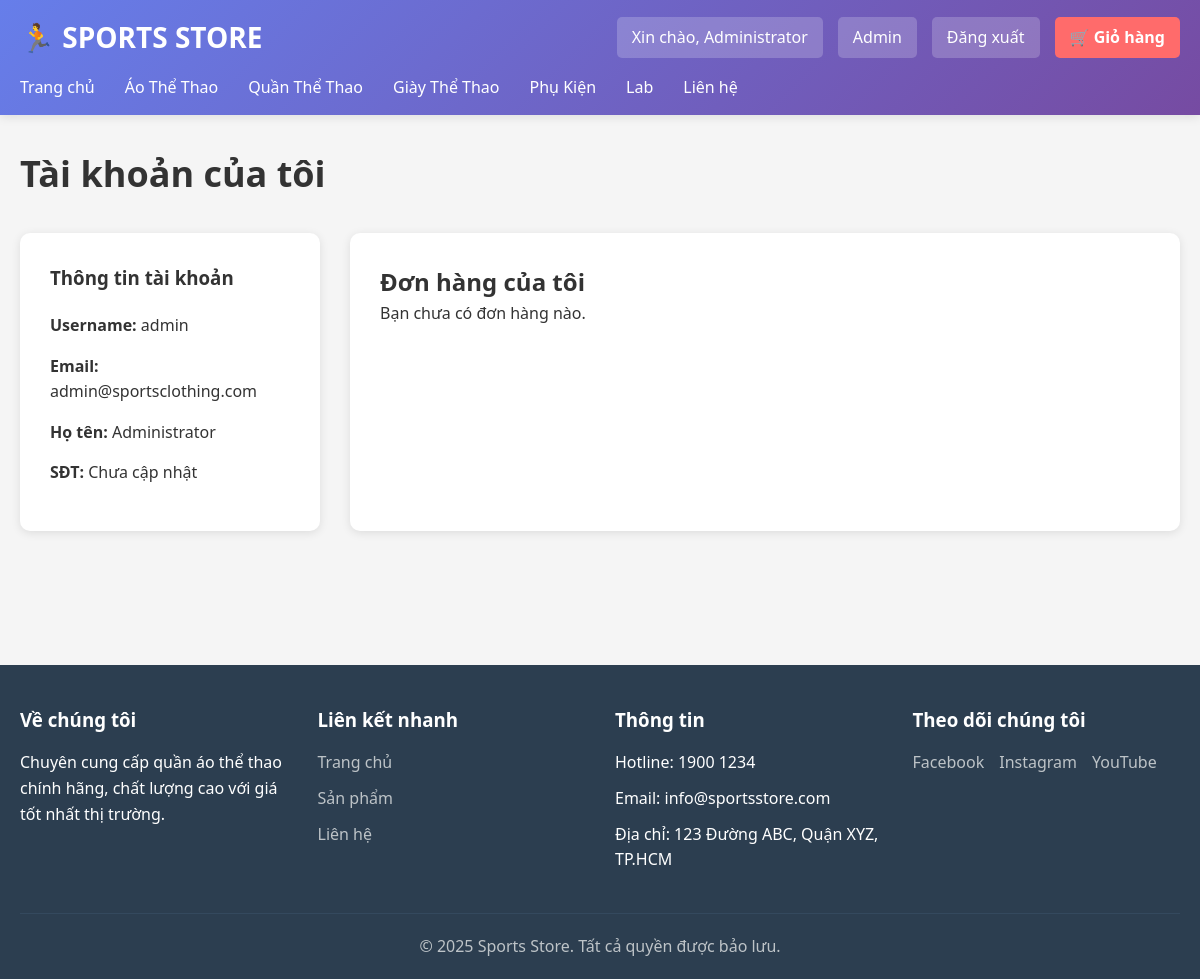
The app's page /profile.php (signed in) with its own data.
### tables this page shows
CREATE TABLE IF NOT EXISTS users (
    id INT AUTO_INCREMENT PRIMARY KEY,
    username VARCHAR(50) UNIQUE NOT NULL,
    email VARCHAR(100) UNIQUE NOT NULL,
    password VARCHAR(255) NOT NULL,
    fullname VARCHAR(100),
    phone VARCHAR(20),
    address TEXT,
    role ENUM('customer', 'admin') DEFAULT 'customer',
    created_at TIMESTAMP DEFAULT CURRENT_TIMESTAMP
);

### profile.php (the view, shortened to what this page needs)
<?php
require_once 'includes/header.php';
$currentUser = getCurrentUser();
$conn = getDBConnection();
$stmt = $conn->prepare("SELECT * FROM users WHERE id = ?");
$stmt->bind_param("i", $currentUser['id']);
$stmt->execute();
$result = $stmt->get_result();
$user = $result->fetch_assoc();
$orders = [];
?>
<main class="main-content">
    <div class="container">
        <h1 class="page-title">Tài khoản của tôi</h1>
        <div class="profile-page">
            <div class="profile-sidebar">
                <h3>Thông tin tài khoản</h3>
                <p><strong>Username:</strong> <?php echo htmlspecialchars($user['username']); ?></p>
                <p><strong>Email:</strong> <?php echo htmlspecialchars($user['email']); ?></p>
                <p><strong>Họ tên:</strong> <?php echo htmlspecialchars($user['fullname'] ?: 'Chưa cập nhật'); ?></p>
                <p><strong>SĐT:</strong> <?php echo htmlspecialchars($user['phone'] ?: 'Chưa cập nhật'); ?></p>
            </div>
            <div class="profile-content">
                <h2>Đơn hàng của tôi</h2>
                <?php if (empty($orders)): ?>
                    <p>Bạn chưa có đơn hàng nào.</p>
                <?php endif; ?>
            </div>
        </div>
    </div>
</main>
<?php require_once 'includes/footer.php'; ?>

### assets/css/style.css (style rules this page uses)
* { margin: 0; padding: 0; box-sizing: border-box; }
body { font-family: 'Segoe UI', Tahoma, Geneva, Verdana, sans-serif; line-height: 1.6; color: #333; background-color: #f5f5f5; }
.container { max-width: 1200px; margin: 0 auto; padding: 0 20px; }
.main-content { min-height: calc(100vh - 300px); padding: 30px 0; }
.profile-page { display: grid; grid-template-columns: 300px 1fr; gap: 30px; }
.profile-sidebar, .profile-content { background: white; padding: 30px; border-radius: 10px; box-shadow: 0 2px 10px rgba(0,0,0,0.1); }
.profile-sidebar h3 { margin-bottom: 20px; color: #333; }
.profile-sidebar p { margin-bottom: 15px; }
.page-title { font-size: 36px; margin-bottom: 30px; color: #333; }

### records on screen
users: username "admin", email "admin@sportsclothing.com", fullname "Administrator", phone "Chưa cập nhật"

### other values on screen
$currentUser['fullname'] ?: $currentUser['username'] "Administrator"
